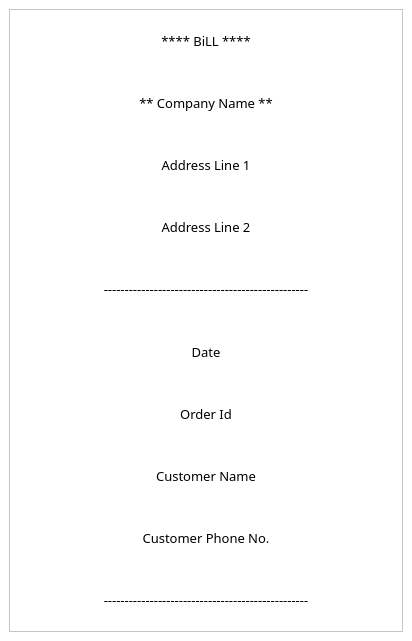
<?xml version="1.0" encoding="UTF-8"?>
<ui version="4.0">
 <class>MainWindow</class>
 <widget class="QMainWindow" name="MainWindow">
  <property name="geometry">
   <rect>
    <x>0</x>
    <y>0</y>
    <width>412</width>
    <height>641</height>
   </rect>
  </property>
  <property name="maximumSize">
   <size>
    <width>508</width>
    <height>16777215</height>
   </size>
  </property>
  <property name="windowTitle">
   <string>MainWindow</string>
  </property>
  <property name="styleSheet">
   <string notr="true">background-color: rgb(255, 255, 255);</string>
  </property>
  <widget class="QWidget" name="centralwidget">
   <layout class="QVBoxLayout" name="verticalLayout">
    <item>
     <widget class="QFrame" name="frame">
      <property name="frameShape">
       <enum>QFrame::StyledPanel</enum>
      </property>
      <property name="frameShadow">
       <enum>QFrame::Raised</enum>
      </property>
      <layout class="QVBoxLayout" name="verticalLayout_2">
       <property name="spacing">
        <number>0</number>
       </property>
       <property name="leftMargin">
        <number>0</number>
       </property>
       <property name="topMargin">
        <number>0</number>
       </property>
       <property name="rightMargin">
        <number>0</number>
       </property>
       <property name="bottomMargin">
        <number>0</number>
       </property>
       <item>
        <widget class="QLabel" name="bill_lbl">
         <property name="font">
          <font>
           <family>JetBrains Mono Medium</family>
           <pointsize>10</pointsize>
          </font>
         </property>
         <property name="text">
          <string>**** BiLL ****</string>
         </property>
         <property name="alignment">
          <set>Qt::AlignCenter</set>
         </property>
        </widget>
       </item>
       <item>
        <widget class="QLabel" name="company_name">
         <property name="minimumSize">
          <size>
           <width>0</width>
           <height>30</height>
          </size>
         </property>
         <property name="font">
          <font>
           <family>JetBrains Mono Medium</family>
           <pointsize>10</pointsize>
          </font>
         </property>
         <property name="text">
          <string>** Company Name **</string>
         </property>
         <property name="alignment">
          <set>Qt::AlignCenter</set>
         </property>
        </widget>
       </item>
       <item>
        <widget class="QLabel" name="adl1">
         <property name="minimumSize">
          <size>
           <width>0</width>
           <height>30</height>
          </size>
         </property>
         <property name="font">
          <font>
           <family>JetBrains Mono Medium</family>
           <pointsize>10</pointsize>
          </font>
         </property>
         <property name="text">
          <string>Address Line 1</string>
         </property>
         <property name="alignment">
          <set>Qt::AlignCenter</set>
         </property>
        </widget>
       </item>
       <item>
        <widget class="QLabel" name="adl2">
         <property name="minimumSize">
          <size>
           <width>0</width>
           <height>30</height>
          </size>
         </property>
         <property name="font">
          <font>
           <family>JetBrains Mono Medium</family>
           <pointsize>10</pointsize>
          </font>
         </property>
         <property name="text">
          <string>Address Line 2</string>
         </property>
         <property name="alignment">
          <set>Qt::AlignCenter</set>
         </property>
        </widget>
       </item>
       <item>
        <widget class="QLabel" name="dot_line1">
         <property name="minimumSize">
          <size>
           <width>0</width>
           <height>30</height>
          </size>
         </property>
         <property name="font">
          <font>
           <family>JetBrains Mono Medium</family>
           <pointsize>10</pointsize>
          </font>
         </property>
         <property name="text">
          <string>-------------------------------------------------</string>
         </property>
         <property name="alignment">
          <set>Qt::AlignCenter</set>
         </property>
        </widget>
       </item>
       <item>
        <widget class="QLabel" name="date">
         <property name="minimumSize">
          <size>
           <width>0</width>
           <height>30</height>
          </size>
         </property>
         <property name="font">
          <font>
           <family>JetBrains Mono Medium</family>
           <pointsize>10</pointsize>
          </font>
         </property>
         <property name="text">
          <string>Date</string>
         </property>
         <property name="alignment">
          <set>Qt::AlignCenter</set>
         </property>
        </widget>
       </item>
       <item>
        <widget class="QLabel" name="order_id">
         <property name="minimumSize">
          <size>
           <width>0</width>
           <height>30</height>
          </size>
         </property>
         <property name="font">
          <font>
           <family>JetBrains Mono Medium</family>
           <pointsize>10</pointsize>
          </font>
         </property>
         <property name="text">
          <string>Order Id</string>
         </property>
         <property name="alignment">
          <set>Qt::AlignCenter</set>
         </property>
        </widget>
       </item>
       <item>
        <widget class="QLabel" name="cus_name">
         <property name="minimumSize">
          <size>
           <width>0</width>
           <height>30</height>
          </size>
         </property>
         <property name="font">
          <font>
           <family>JetBrains Mono Medium</family>
           <pointsize>10</pointsize>
          </font>
         </property>
         <property name="text">
          <string>Customer Name</string>
         </property>
         <property name="alignment">
          <set>Qt::AlignCenter</set>
         </property>
        </widget>
       </item>
       <item>
        <widget class="QLabel" name="cus_phn">
         <property name="minimumSize">
          <size>
           <width>0</width>
           <height>30</height>
          </size>
         </property>
         <property name="font">
          <font>
           <family>JetBrains Mono Medium</family>
           <pointsize>10</pointsize>
          </font>
         </property>
         <property name="text">
          <string>Customer Phone No.</string>
         </property>
         <property name="alignment">
          <set>Qt::AlignCenter</set>
         </property>
        </widget>
       </item>
       <item>
        <widget class="QLabel" name="dot_line">
         <property name="minimumSize">
          <size>
           <width>0</width>
           <height>30</height>
          </size>
         </property>
         <property name="font">
          <font>
           <family>JetBrains Mono Medium</family>
           <pointsize>10</pointsize>
          </font>
         </property>
         <property name="text">
          <string>-------------------------------------------------</string>
         </property>
         <property name="alignment">
          <set>Qt::AlignCenter</set>
         </property>
        </widget>
       </item>
      </layout>
     </widget>
    </item>
   </layout>
  </widget>
 </widget>
 <resources/>
 <connections/>
</ui>
